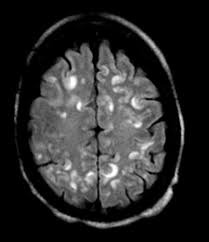
#> input picture Training/no/Tr-no_0066.jpg, 209 x 242 px, found by its file name; its folder holds only this picture in this run
$ jupyter execute --allow-errors b_tumor_2.ipynb
#> lines starting #> are read from the running program, lines starting #| are printed output that depends on the picture; long printed decimals are rounded
### Load Modules

[cell 1]
import numpy as np
import pandas as pd
import matplotlib.pyplot as plt
from sklearn.model_selection import train_test_split
from sklearn.metrics import accuracy_score

### Prepare/collect data

[cell 2]
import os

path = os.listdir('/content/drive/MyDrive/Brain Tumer/Training/')
classes = {'no':0, 'yes':1}

[cell 3]
import cv2
X = []
Y = []
for cls in classes:
    pth = '/content/drive/MyDrive/Brain Tumer/Training/'+cls
    for j in os.listdir(pth):
        img = cv2.imread(pth+'/'+j, 0)
#> img is the input picture: shape (242, 209); min 0, max 255, mean 43.7
        img = cv2.resize(img, (200,200))
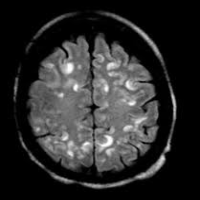
#> img: shape (200, 200); min 0, max 255, mean 43.7
        X.append(img)

        Y.append(classes[cls])
#> pass 2 of the loop `for cls in classes:`:
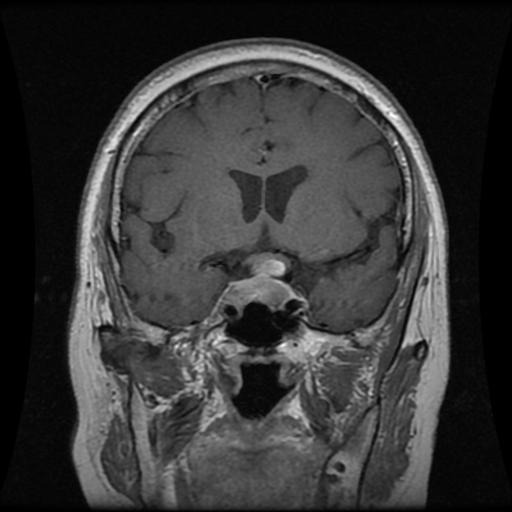
#> input picture Training/yes/Tr-piTr_0008.jpg, 512 x 512 px, found by its file name
#> img is the input picture: shape (512, 512); min 0, max 255, mean 54.2
#> `img = cv2.resize(img, (200,200))`:
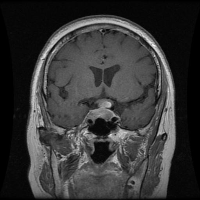
#> img: shape (200, 200); min 0, max 246, mean 54.1

[cell 4]
X = np.array(X)

[cell 5]
np.unique(Y)

[cell 6]
pd.Series(Y).value_counts()

#> (a cell that did not finish here is left out)

### Visualize data

[cell 8]
plt.imshow(X[0], cmap='gray')

### Prepare data

[cell 9]
X_updated = X.reshape(len(X), -1)
X_updated.shape
#> Out = (2, 40000)

### Split Data

[cell 10]
xtrain, xtest, ytrain, ytest = train_test_split(X_updated, Y, random_state=10,
                                               test_size=.20)
#> ytrain = [1]; ytest = [0]

[cell 11]
xtrain.shape, xtest.shape
#> Out = ((1, 40000), (1, 40000))

### Feature Scaling

[cell 12]
print(xtrain.max(), xtrain.min())
#| 246 0
print(xtest.max(), xtest.min())
#| 255 0
xtrain = xtrain/255
xtest = xtest/255
print(xtrain.max(), xtrain.min())
#| 0.9647 0.0
print(xtest.max(), xtest.min())
#| 1.0 0.0

### Feature Selection: PCA

[cell 13]
from sklearn.decomposition import PCA

[cell 14]
print(xtrain.shape, xtest.shape)
#| (1, 40000) (1, 40000)
